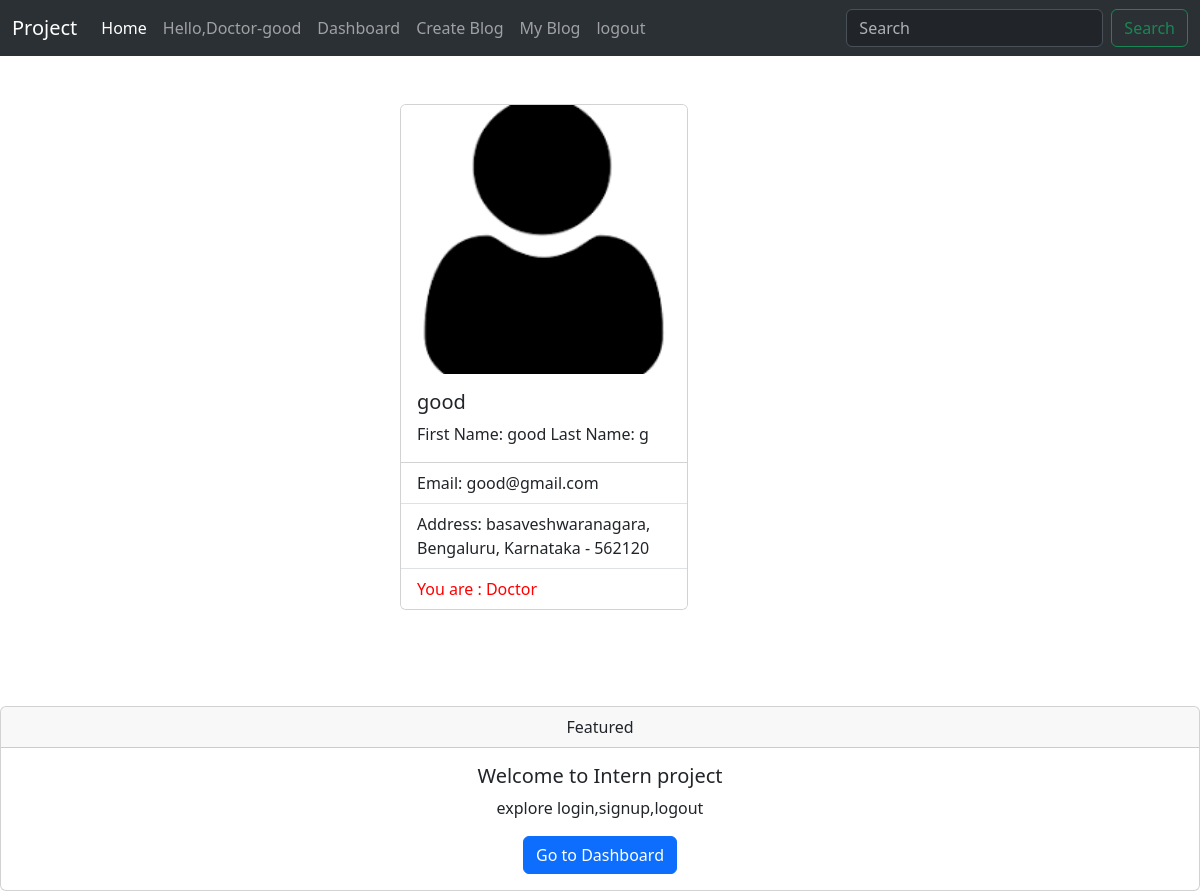
The page /dashboard/ (signed in) on the database its author committed.
### users/models.py (models this page shows)
class User(AbstractUser):
    USER_TYPE_CHOICES = (
        ('Patient', 'Patient'),
        ('Doctor', 'Doctor'),
    )
    user_type = models.CharField(max_length=20, choices=USER_TYPE_CHOICES)
    profile_picture = models.FileField(upload_to='profile_pictures/', blank=True, null=True)
    address_line1 = models.CharField(max_length=255)
    city = models.CharField(max_length=100)
    state = models.CharField(max_length=100)
    pincode = models.CharField(max_length=10)

### users/views.py (the view)
# urls.py: path('dashboard/', views.dashboard_view, name='dashboard'),
@login_required
def dashboard_view(request):
    return render(request, 'users/dashboard.html', {'user': request.user})

### Templates/users/dashboard.html
{% extends 'main.html' %}
{% block content %}
<div class="col-md-8 offset-md-4">
    <br><br>
    <div class="card" style="width: 18rem;">
      {% if user.profile_picture.url %}
                  <img src="{{user.profile_picture.url}}" class="card-img-top" alt="...">
  {% endif %}
        <div class="card-body">
          <h5 class="card-title">{{ user.username }}</h5>
          <p class="card-text">First Name: {{ user.first_name }} Last Name: {{ user.last_name }}</p>
        </div>
        <ul class="list-group list-group-flush">
          <li class="list-group-item">Email: {{ user.email }}</li>
          <li class="list-group-item">Address: {{ user.address_line1 }}, {{ user.city }}, {{ user.state }} - {{ user.pincode }}</li>
          <li class="list-group-item" style="color: red;">You are : {{ user.user_type }}</li>
        </ul>
      </div>
    </div>
    <br><br> <br><br>
{% endblock %}

### Templates/main.html (shortened to what this page needs)
<!doctype html>
<html lang="en">
  <head>
    <link href="https://cdn.jsdelivr.net/npm/bootstrap@5.3.3/dist/css/bootstrap.min.css" rel="stylesheet">
  </head>
  <body>
    <nav class="navbar bg-dark navbar-expand-lg bg-body-tertiary"  data-bs-theme="dark" >
        <div class="container-fluid">
          <a class="navbar-brand" href="#">Project</a>
          <div class="collapse navbar-collapse" id="navbarSupportedContent">
            <ul class="navbar-nav me-auto mb-2 mb-lg-0">
              <li class="nav-item">
                <a class="nav-link active" aria-current="page" href="{% url 'main' %}">Home</a>
              </li>
              {% if user.is_authenticated %}
              <li class="nav-item">
                <a class="nav-link" href="{% url 'dashboard' %}">Hello,{{user.user_type}}-{{ user.first_name }}</a>
              </li>
              <li class="nav-item">
                <a class="nav-link" href="{% url 'dashboard' %}">Dashboard</a>
              </li>
              {% if user.user_type == 'Patient'%}
              <li class="nav-item">
                <a class="nav-link" href="{% url 'all_blog' %}">Blogs</a>
              </li>
              {% else %}
              <li class="nav-item">
                <a class="nav-link" href="{% url 'create_blog_post' %}">Create Blog</a>
              </li>
              <li class="nav-item">
                <a class="nav-link" href="{% url 'my_blog_posts' %}">My Blog</a>
              </li>
              {% endif %}
              <li class="nav-item">
                <a class="nav-link" href="{% url 'logout' %}">logout</a>
              </li>
              {% endif %}
            </ul>
            <form class="d-flex" role="search">
              <input class="form-control me-2" type="search" placeholder="Search" aria-label="Search">
              <button class="btn btn-outline-success" type="submit">Search</button>
            </form>
          </div>
        </div>
      </nav>
      {% block content %}
      {% endblock %}
    {% if user.is_login %}
    {% include 'users/dashboard.html' %}
    {% else %}
    {% if user.is_authenticated %}
    <div class="card text-center">
        <div class="card-header">
          Featured
        </div>
        <div class="card-body">
          <h5 class="card-title">Welcome to Intern project</h5>
          <p class="card-text">explore login,signup,logout</p>
          <a href="{% url 'dashboard' %}" class="btn btn-primary">Go to Dashboard</a>
        </div>
      </div>
      {% endif %}
    {% endif %}
  </body>
</html>

### rows shown on the page
User: user_type "Doctor", first_name "good", profile_picture (picture), username "good", last_name "g", email "good@gmail.com", address_line1 "basaveshwaranagara", city "Bengaluru", state "Karnataka", pincode "562120"
